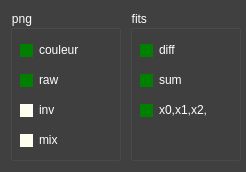
<?xml version="1.0" encoding="UTF-8"?>
<ui version="4.0">
 <class>config_save_dlg</class>
 <widget class="QDialog" name="config_save_dlg">
  <property name="geometry">
   <rect>
    <x>0</x>
    <y>0</y>
    <width>246</width>
    <height>172</height>
   </rect>
  </property>
  <property name="windowTitle">
   <string>Fichiers à enregistrer</string>
  </property>
  <property name="styleSheet">
   <string notr="true">QDialog{color : white ; background-color : rgb(64,64,64)}
QPushButton { color: white; background-color: rgb(60,0,0) }
QCheckBox::indicator::unchecked {background-color:ivory; width: 13 px;height: 13 px}
QCheckBox::indicator::checked { background-color:green; width: 13 px;height: 13 px}
QCheckBox, QLabel { color : white }
QLabel::disabled { color : rgb(200,200,200) }
QGroupBox::title{ color:white}
QGroupBox::indicator::unchecked {background-color:ivory; width: 10 px;height: 10 px}
QGroupBox::indicator::checked { background-color:green; width: 10 px;height: 10 px }
QToolButton { color: white; background-color: rgb(60,60,60) }</string>
  </property>
  <widget class="QGroupBox" name="groupBox">
   <property name="geometry">
    <rect>
     <x>10</x>
     <y>10</y>
     <width>111</width>
     <height>151</height>
    </rect>
   </property>
   <property name="title">
    <string>png</string>
   </property>
   <widget class="QCheckBox" name="cfg_mix_chk">
    <property name="geometry">
     <rect>
      <x>10</x>
      <y>120</y>
      <width>78</width>
      <height>20</height>
     </rect>
    </property>
    <property name="text">
     <string>mix</string>
    </property>
    <property name="checked">
     <bool>false</bool>
    </property>
   </widget>
   <widget class="QCheckBox" name="cfg_inv_chk">
    <property name="geometry">
     <rect>
      <x>10</x>
      <y>90</y>
      <width>78</width>
      <height>20</height>
     </rect>
    </property>
    <property name="text">
     <string>inv</string>
    </property>
    <property name="checked">
     <bool>false</bool>
    </property>
   </widget>
   <widget class="QCheckBox" name="cfg_color_chk">
    <property name="geometry">
     <rect>
      <x>10</x>
      <y>30</y>
      <width>78</width>
      <height>20</height>
     </rect>
    </property>
    <property name="text">
     <string>couleur</string>
    </property>
    <property name="checked">
     <bool>true</bool>
    </property>
   </widget>
   <widget class="QCheckBox" name="cfg_raw_chk">
    <property name="geometry">
     <rect>
      <x>10</x>
      <y>60</y>
      <width>78</width>
      <height>20</height>
     </rect>
    </property>
    <property name="text">
     <string>raw</string>
    </property>
    <property name="checked">
     <bool>true</bool>
    </property>
   </widget>
  </widget>
  <widget class="QGroupBox" name="groupBox_2">
   <property name="geometry">
    <rect>
     <x>130</x>
     <y>10</y>
     <width>111</width>
     <height>151</height>
    </rect>
   </property>
   <property name="title">
    <string>fits </string>
   </property>
   <property name="flat">
    <bool>false</bool>
   </property>
   <property name="checkable">
    <bool>false</bool>
   </property>
   <widget class="QCheckBox" name="cfg_diff_chk">
    <property name="geometry">
     <rect>
      <x>10</x>
      <y>30</y>
      <width>78</width>
      <height>20</height>
     </rect>
    </property>
    <property name="text">
     <string>diff</string>
    </property>
    <property name="checked">
     <bool>true</bool>
    </property>
   </widget>
   <widget class="QCheckBox" name="cfg_sum_chk">
    <property name="geometry">
     <rect>
      <x>10</x>
      <y>60</y>
      <width>78</width>
      <height>20</height>
     </rect>
    </property>
    <property name="text">
     <string>sum</string>
    </property>
    <property name="checked">
     <bool>true</bool>
    </property>
   </widget>
   <widget class="QCheckBox" name="cfg_x0x1x2_chk">
    <property name="geometry">
     <rect>
      <x>10</x>
      <y>90</y>
      <width>78</width>
      <height>20</height>
     </rect>
    </property>
    <property name="text">
     <string>x0,x1,x2,</string>
    </property>
    <property name="checked">
     <bool>true</bool>
    </property>
   </widget>
  </widget>
 </widget>
 <resources/>
 <connections/>
</ui>
